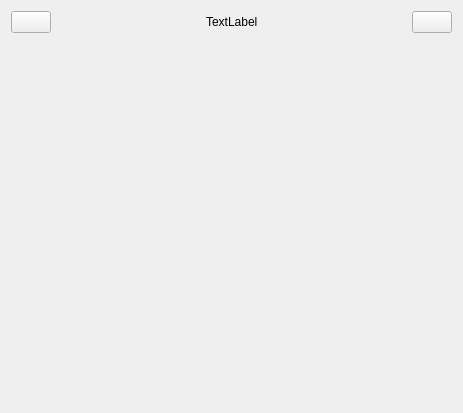
<?xml version="1.0" encoding="UTF-8"?>
<ui version="4.0">
 <class>MasterView</class>
 <widget class="QWidget" name="MasterView">
  <property name="geometry">
   <rect>
    <x>0</x>
    <y>0</y>
    <width>463</width>
    <height>413</height>
   </rect>
  </property>
  <property name="windowTitle">
   <string>MasterView</string>
  </property>
  <layout class="QVBoxLayout" name="verticalLayout">
   <item>
    <layout class="QHBoxLayout" name="horizontalLayout">
     <item>
      <widget class="QPushButton" name="btBack">
       <property name="text">
        <string/>
       </property>
       <property name="icon">
        <iconset resource="lab4.qrc">
         <normaloff>:/img/return.png</normaloff>:/img/return.png</iconset>
       </property>
      </widget>
     </item>
     <item>
      <spacer name="horizontalSpacer">
       <property name="orientation">
        <enum>Qt::Orientation::Horizontal</enum>
       </property>
       <property name="sizeHint" stdset="0">
        <size>
         <width>40</width>
         <height>20</height>
        </size>
       </property>
      </spacer>
     </item>
     <item>
      <widget class="QLabel" name="labelTitle">
       <property name="text">
        <string>TextLabel</string>
       </property>
      </widget>
     </item>
     <item>
      <spacer name="horizontalSpacer_2">
       <property name="orientation">
        <enum>Qt::Orientation::Horizontal</enum>
       </property>
       <property name="sizeHint" stdset="0">
        <size>
         <width>40</width>
         <height>20</height>
        </size>
       </property>
      </spacer>
     </item>
     <item>
      <widget class="QPushButton" name="btLogout">
       <property name="text">
        <string/>
       </property>
       <property name="icon">
        <iconset resource="lab4.qrc">
         <normaloff>:/img/logout.png</normaloff>:/img/logout.png</iconset>
       </property>
      </widget>
     </item>
    </layout>
   </item>
   <item>
    <widget class="QStackedWidget" name="stackedWidget"/>
   </item>
  </layout>
 </widget>
 <resources>
  <include location="lab4.qrc"/>
 </resources>
 <connections/>
</ui>
